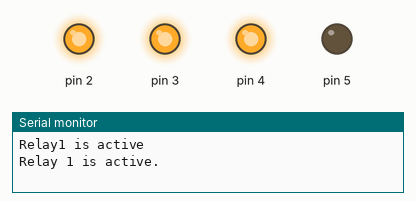
Recording of a sketch running on a simulated Arduino Uno, built with avr-gcc and run on an emulated ATmega328P. Shown: output pins drawn as LEDs (lit = HIGH), the last lines printed to the serial monitor.

Above: at 0.5 s.
At 1.5 s:
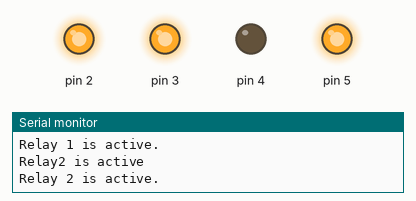
At 2.5 s:
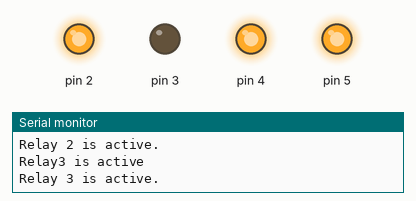
At 3.5 s:
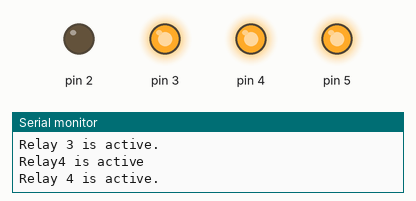
Timing chart, 0 to 5.2 s (numbered marks = the images above):
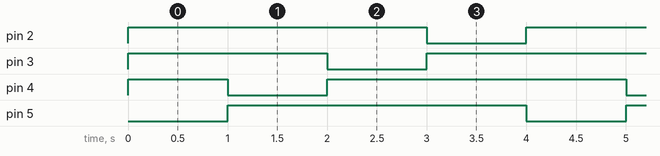

Measured:
- by itself, pin 2–5: alternates HIGH for 3.0 s and LOW for 1.0 s
- by itself, everything shown: repeats every 4.0 s, in 5 steps

The sketch:

RelayModuleExample.ino
```cpp
#include <RelayModule.h>
#include <Relay.h>
RelayModule module(4, LOW);     //  We have a global RelayModule instance in order to use it inside different functions. It has 4 relays and it is working with LOW logic.

void setup() {
  Serial.begin(9600);           //  BAUD rate is set to 9600.

  module[1].setPinNumber(5).setPinMode(OUTPUT);   //  1st relay (IN1) is connected to the Arduino's Digital5 pin. The green wire on the photo.
  module[2].setPinNumber(4).setPinMode(OUTPUT);   //  2nd relay (IN2) is connected to the Arduino's Digital4 pin. The brown wire on the photo.
  module[3].setPinNumber(3).setPinMode(OUTPUT);   //  3rd relay (IN3) is connected to the Arduino's Digital3 pin. The yellow wire on the photo.
  module[4].setPinNumber(2).setPinMode(OUTPUT);   //  4th relay (IN4) is connected to the Arduino's Digital2 pin. The orange wire on the photo.

  module.deactivateAll();         //  In the beginning, it is a good habit to tell the system what will it do. Assume that, here, we turned all the lights off.
}

void loop() {

  for (int relayNumber = 1; relayNumber <= module.getChannelNumber(); relayNumber++)
  {
    module.activate( relayNumber );
    ExplainRelayModuleStatus( module.getStatus() );
    ExplainEachRelayStatus();
    delay(1000);
    module.deactivate( relayNumber );
  }
}

//  module.getStatus() returns an integer which specifies the status of relays.
//  This integer number is produced by the multiplication of relay number order with 2.
//  Let's say, Relay1 and Relay3 is active.
//  Relay4  Relay3  Relay2  Relay1    ( This is the relay number order. )
//  0       1       0       1         ( Relay1 and Relay3 are active. 1 stand for active, 0 for deactive. )
//  0       1       0       1         ( If we write this binary number in decimal base, we get 5. (0101)binary = (5)decimal )

//  If we want to know which relay is actived and which is not, we must mask the given relay status number.
//  If I logically and relayModuleStatus with RelayMask, I may say which one is active or not.
int Relay4Mask = 8;   //  (1000)binary  = (8)decimal
int Relay3Mask = 4;   //  (0100)binary  = (4)decimal
int Relay2Mask = 2;   //  (0010)binary  = (2)decimal
int Relay1Mask = 1;   //  (0001)binary  = (1)decimal
void ExplainRelayModuleStatus(int relayModuleStatus )
{
  if( relayModuleStatus & Relay4Mask )  Serial.println("Relay4 is active");
  if( relayModuleStatus & Relay3Mask )  Serial.println("Relay3 is active");
  if( relayModuleStatus & Relay2Mask )  Serial.println("Relay2 is active");
  if( relayModuleStatus & Relay1Mask )  Serial.println("Relay1 is active");
}

//  Instead of getting the status of relay module as integer and mask it to decide which relay is active and which is not,
//    you can simply learn the status of each relay by " module[ relayNumber ].getStatus() ".   ( relayNumber should NOT be ZERO. )
void ExplainEachRelayStatus()
{
    for(int relayNumber=1; relayNumber <= module.getChannelNumber(); relayNumber++) //  relayNumber MUST start from 0 (zero).
      if( module[ relayNumber ].getStatus() )
        Serial.println("Relay " + String(relayNumber) + " is active.");
}
```
